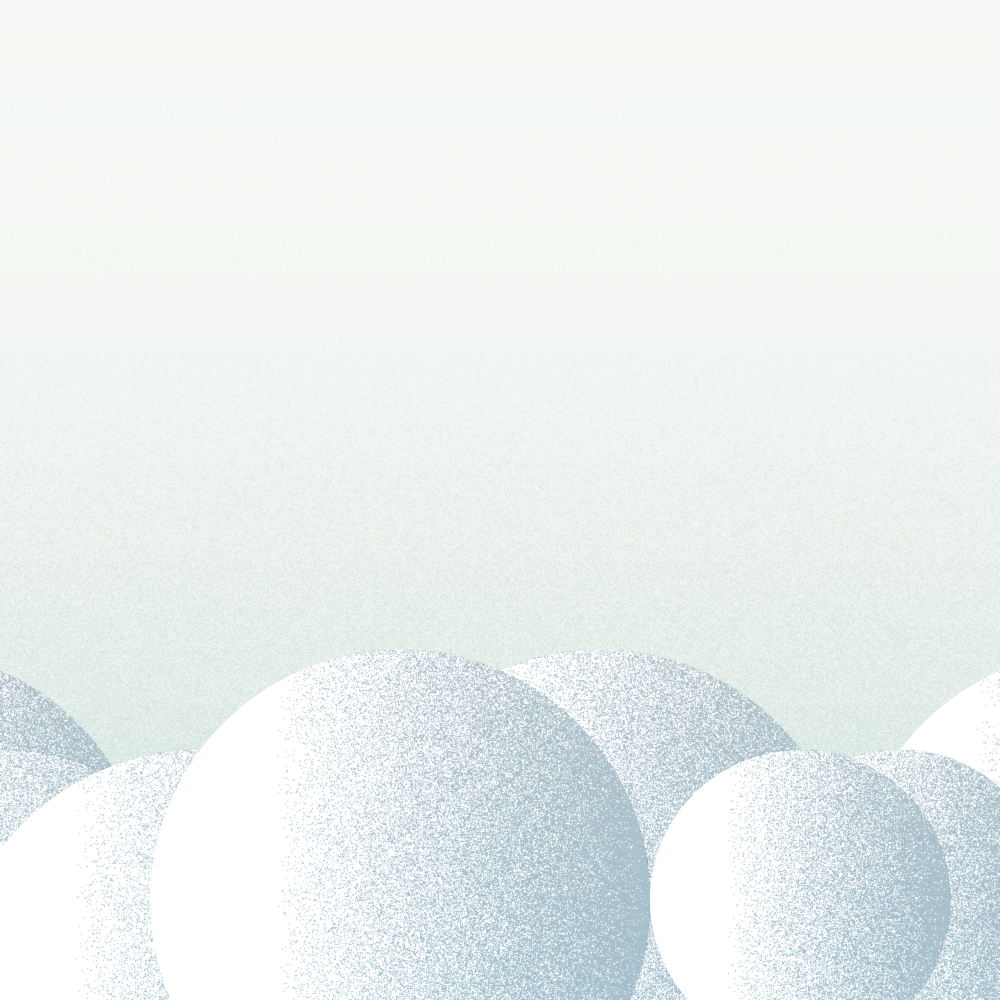
Frame 1 (no input)
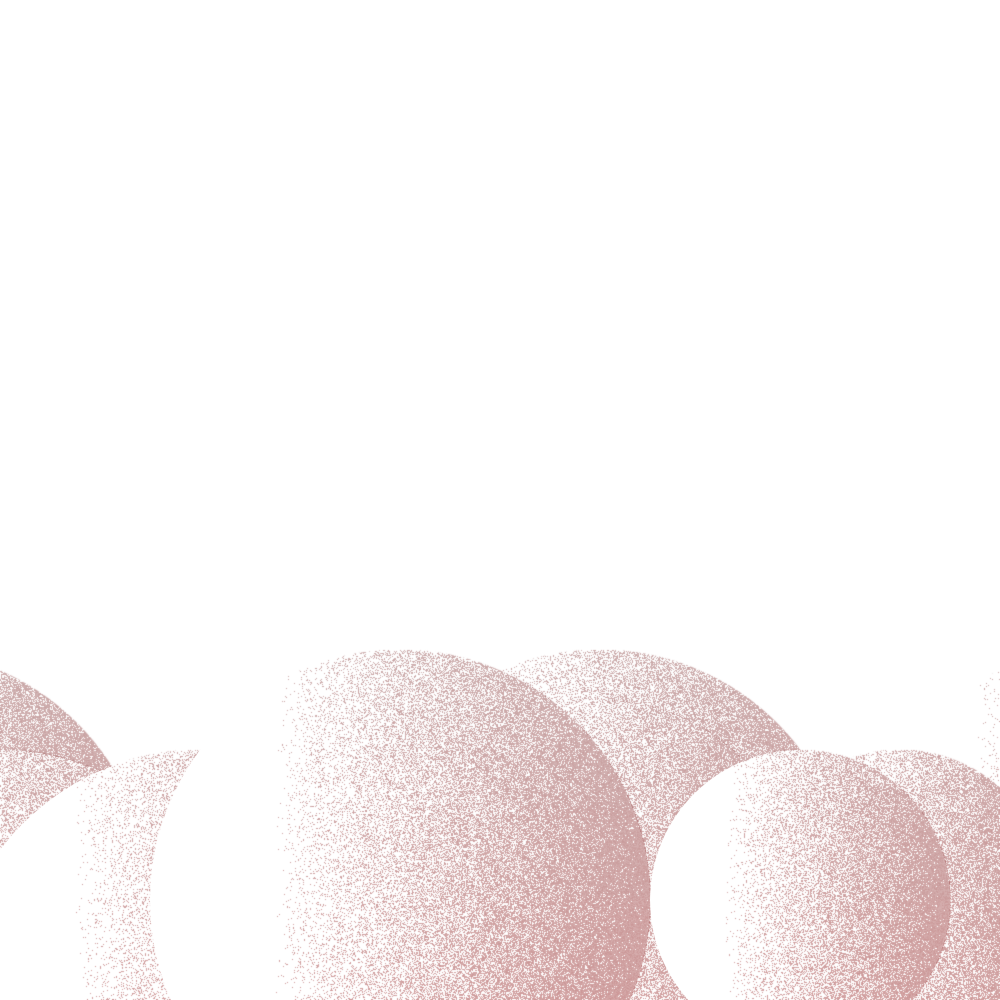
Frame 2 (the mouse pressed at the canvas centre, redrawn once)

The p5.js sketch that drew these frames (run headless with seeded random() and noise() and a simulated clock; the mouse was pressed at the canvas centre and the sketch redrawn once):

// p5.js sketch
// ── sketch.js
// GENERAL SETUP
let canvasSizeH = 1000
let canvasSizeV = 1000


// VISUALIZATION OPTIONS
let drawBackground = true
let drawNoise = true
let drawClouds = true


// TRAITS AND SCENE VARIATIONS
let balloonColorsHue = integrerRandom(0, 360)
let nimbusSizeList = []
let nimbusXList = []
let nimbusYList = []
for(let i = 0; i < 20; i++){
  nimbusSizeList.push(integrerRandom(3,5) * canvasSizeH / 10)
  nimbusXList.push(integrerRandom(-2,12) * canvasSizeH / 10)
  nimbusYList.push(integrerRandom(9,11) * canvasSizeV / 10)
}


// COLOR PALETTE CALCULATION
let colorHues = triadicColorCalc()
let colorPrimaryHue = colorHues['first']
let colorSecondaryHue = colorHues['second']
let colorTertiaryHue = colorHues['third']


// CANVAS SETUP
function setup() {
  pixelDensity(2.0)
  frameRate(1)
  createCanvas(canvasSizeH, canvasSizeV)
  colorMode(HSL)
  angleMode(DEGREES)
  noLoop()
}


// DRAWING RENDER
function draw() {
  // SET COLORS
  let colorPrimaryBase = color(colorPrimaryHue, 60, 60)
  let colorPrimaryShadow = color(colorPrimaryHue, 50, 40)
  let colorPrimaryLight = color(colorPrimaryHue, 50, 70)
  let colorPrimaryLightest = color(colorPrimaryHue, 20, 95)

  let colorSecondaryBase = color(colorSecondaryHue, 50, 50)
  let colorSecondaryShadow = color(colorSecondaryHue, 50, 40)
  let colorSecondaryLight = color(colorSecondaryHue, 50, 70)
  let colorSecondaryLightest = color(colorSecondaryHue, 20, 95)

  let colorTertiaryBase = color(colorTertiaryHue, 50, 50)
  let colorTertiaryShadow = color(colorTertiaryHue, 50, 40)
  let colorTertiaryLight = color(colorTertiaryHue, 50, 70)
  let colorTertiaryLightest = color(colorTertiaryHue, 20, 95)


  // BACKGROUND
  background(255)
  if(drawBackground){
    noStroke()
    fill(colorSecondaryLightest)
    rect(0, 0, canvasSizeH, canvasSizeV)
    colorMode(RGB)
    blendMode(OVERLAY)
    for (let j = 0; j < canvasSizeV; j += 2) {
      let skyFrom = color(190)
      let skyTo = color(100)
      let skyFillColor = lerpColor(skyFrom, skyTo, 1 / canvasSizeV * j)
      fill(skyFillColor)
      rect(0,j,canvasSizeH,2)
    }
    push()
      rotate(90)
      translate(0, -1000)
      image(addGrain(canvasSizeH / 3, canvasSizeH, 0, canvasSizeV, 0), 0, 0, canvasSizeH, canvasSizeV)
    pop()
  }


  // CLOUDS
  if(drawClouds){
    ellipseMode(CENTER)
    noStroke()
    for(let cloudsLoop = 0; cloudsLoop < 20; ++cloudsLoop) {
      let nimbusSize = nimbusSizeList[cloudsLoop]
      let nimbusX = nimbusXList[cloudsLoop]
      let nimbusY = nimbusYList[cloudsLoop]
      blendMode(BLEND)
      fill('white')
      ellipse(nimbusX, nimbusY, nimbusSize)
      nimbusMask = createGraphics(1000, 1000)
      nimbusMask.fill('rgba(0, 0, 0, 1)')
      nimbusMask.ellipse(
        nimbusX,
        nimbusY,
        nimbusSize
      )
      grainLayerContent = 
        addGrain(
          nimbusX - nimbusSize / 4,
          nimbusX + nimbusSize / 2, 
          nimbusY - nimbusSize / 2, 
          nimbusY + nimbusSize / 2,
          100
        )
      grainLayerContent.mask(nimbusMask)
      blendMode(HARD_LIGHT)
      image(grainLayerContent, 0, 0, canvasSizeH, canvasSizeV)
    }
  }


  // SKYLIGHT
  colorMode(RGB)
  blendMode(SOFT_LIGHT)
  noStroke()
  for (let j = 0; j < canvasSizeV; j += 2) {
    let shadowFrom = color(150,150,150)
    let shadowTo = colorTertiaryBase
    let skyFillColor = lerpColor(shadowFrom, shadowTo, 1 / canvasSizeV * j)
    fill(skyFillColor)
    rect(0, j, canvasSizeH, 2)
  }


  // NOISE EFFECT
  if(drawNoise){
    noiseLayer = createImage(canvasSizeH,canvasSizeV)
    noiseLayer.loadPixels()
    for(var y = 0; y < canvasSizeV; y++) {
      for(var x = 0; x < canvasSizeH; x++) {
        var index = (x + y * canvasSizeH) * 4
        noiseLayer.pixels[index+0] = 0
        noiseLayer.pixels[index+1] = 0
        noiseLayer.pixels[index+2] = 0
        noiseLayer.pixels[index+3] = random(80)
      }
    }
    noiseLayer.updatePixels()
    blendMode(OVERLAY)
    image(noiseLayer, 0, 0)
  }
}


// INTEGRER RANDOM
function integrerRandom(min, max) {
  return Math.floor(Math.random() * ((max + 1) - min) + min)
}


// GRAIN
function addGrain(grainLayerStartH = 0, grainLayerStopH = canvasSizeH, grainLayerStartV = 0, grainLayerStopV = canvasSizeV, grainStrength = 0){
  let grainLayerWidth = canvasSizeH
  let grainLayerHeight = canvasSizeV
  let grainLayerContent = createImage(grainLayerWidth, grainLayerHeight)

  grainLayerContent.loadPixels()
  for(let x = 0; x < grainLayerWidth; x++) {
    for(let y = 0; y < grainLayerHeight; y++) {
      let index = (x + y * grainLayerWidth) * 4
      let pixelAlpha = 255

      // LEFT TO RIGHT
      if(grainLayerStartH < grainLayerStopH){
        if(x > grainLayerStartH || x < grainLayerStopH){
          let grainThreshold = random(grainLayerStartH, grainLayerStopH)
          if(
            grainThreshold < grainLayerWidth - (grainLayerWidth - grainLayerStopH - grainLayerStartH) - x ||
            y < grainLayerStartV || 
            y > grainLayerStopV
          ) {
            pixelAlpha = 0
          }
        }
        if(x > grainLayerStopH){
          pixelAlpha = 0
        }
      }

      // RIGHT TO LEFT
      else {
        if(x < grainLayerStartH && x > grainLayerStopH){
          let grainThreshold = random(grainLayerStopH, grainLayerStartH)
          if(
            grainThreshold > grainLayerWidth - (grainLayerWidth - grainLayerStopH - grainLayerStartH) - x ||
            y < grainLayerStartV ||
            y > grainLayerStopV
          ) {
            pixelAlpha = 0
          }
        }
        else {
          pixelAlpha = 0
        }
      }
      grainLayerContent.pixels[index+0] = grainStrength
      grainLayerContent.pixels[index+1] = grainStrength
      grainLayerContent.pixels[index+2] = grainStrength
      grainLayerContent.pixels[index+3] = pixelAlpha
    }
  }
  grainLayerContent.updatePixels()
  return grainLayerContent
}


// COLOR CONVERT
function colorConvert(colorHexa){
  let result = /^#?([a-f\d]{2})([a-f\d]{2})([a-f\d]{2})$/i.exec(colorHexa)
  let r = parseInt(result[1], 16)
  let g = parseInt(result[2], 16)
  let b = parseInt(result[3], 16)
  r /= 255, g /= 255, b /= 255
  let max = Math.max(r, g, b), min = Math.min(r, g, b)
  let h, s, l = (max + min) / 2
  if(max == min) {
    h = s = 0
  } 
  else {
    let d = max - min
    s = l > 0.5 ? d / (2 - max - min) : d / (max + min)
    switch(max) {
      case r: h = (g - b) / d + (g < b ? 6 : 0) 
      break
      case g: h = (b - r) / d + 2 
      break
      case b: h = (r - g) / d + 4 
      break
    }
    h /= 6
  }
  s = s*100
  s = Math.round(s)
  l = l*100
  l = Math.round(l)
  h = Math.round(360*h)

  let color = []
  color['R'] = r * 255
  color['G'] = g * 255
  color['B'] = b * 255
  color['H'] = h
  color['S'] = s
  color['L'] = l
  return(color)
}


// TRIADIC COLOR HUE CALCULATOR
function triadicColorCalc(colorHueFirstStep = balloonColorsHue){
  let colorHueSecondStep
  let colorHueThirdStep
  let color = []

  colorHueFirstStep + 120 < 360
  ? colorHueSecondStep = colorHueFirstStep + 120
  : colorHueSecondStep = Math.abs(colorHueFirstStep + 120 - 360)

  colorHueSecondStep + 120 < 360
  ? colorHueThirdStep = colorHueSecondStep + 120
  : colorHueThirdStep = Math.abs(colorHueSecondStep + 120 - 360)

  color['first'] = colorHueFirstStep
  color['second'] = colorHueSecondStep
  color['third'] = colorHueThirdStep
  return(color)
}
